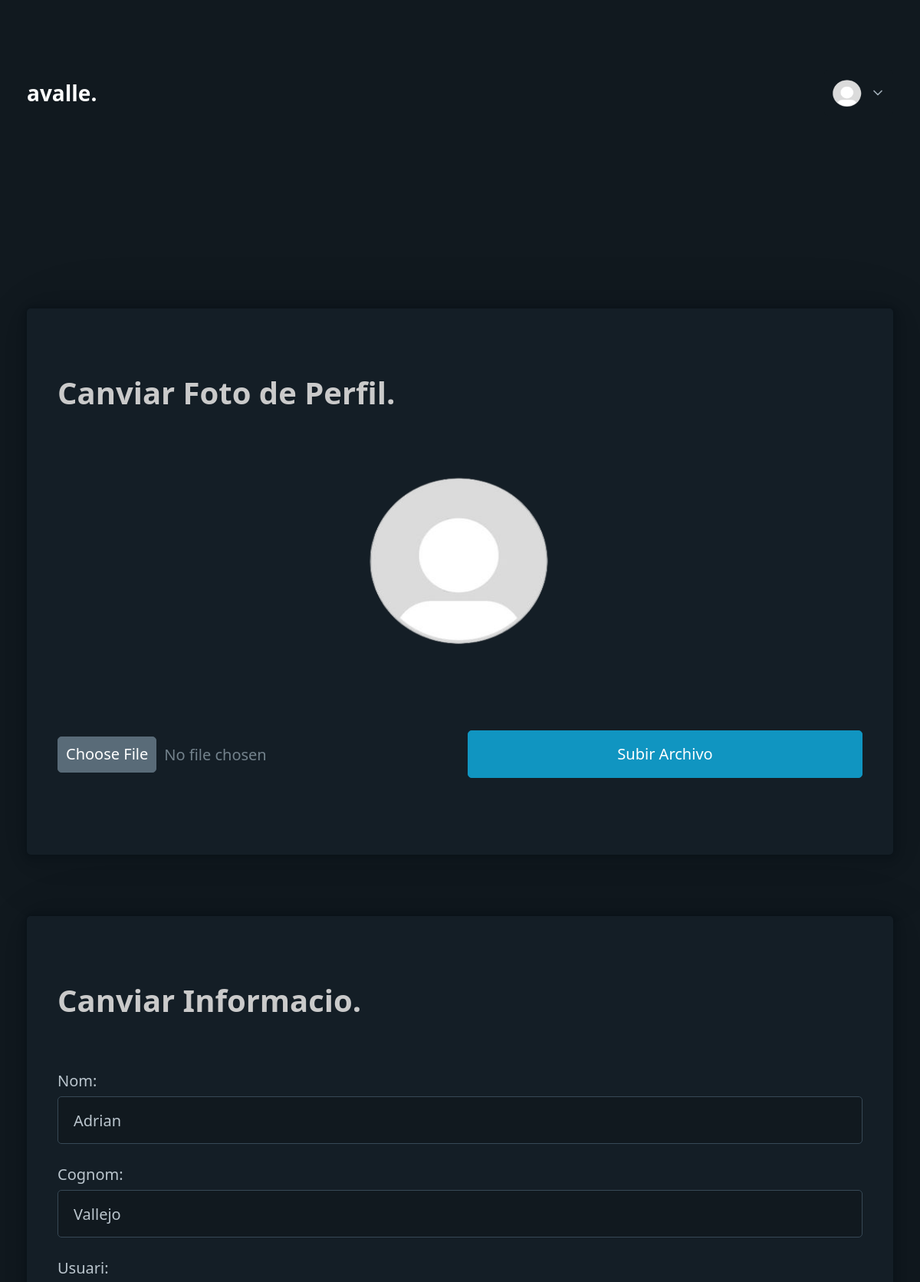
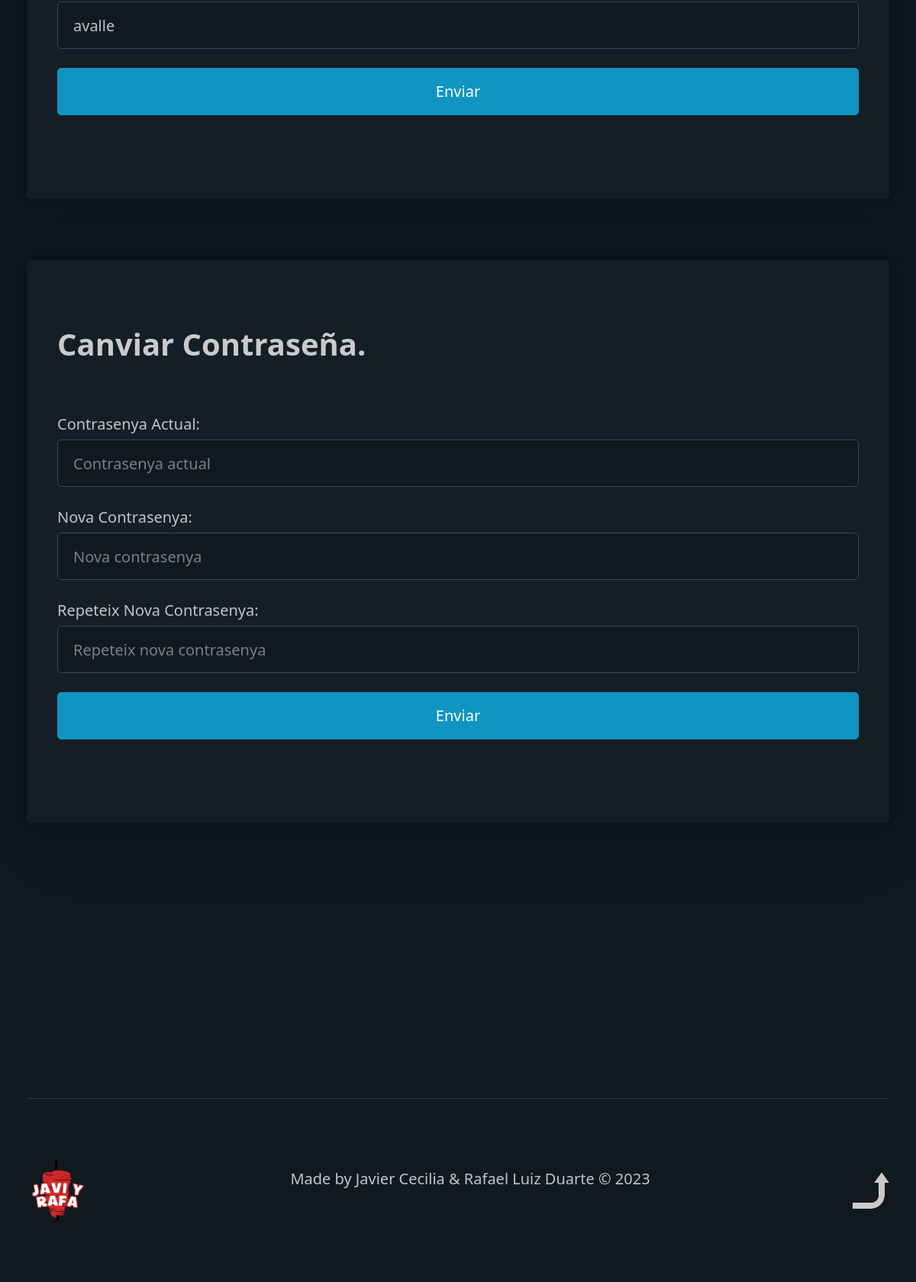
Page /pages/perfil/perfil_edit.php (signed in) on the committed database (2 pictures, top to bottom).
### tables this page shows
CREATE TABLE usuarios (
    id_usuario INT PRIMARY KEY AUTO_INCREMENT,

    nom VARCHAR(50),
    
    cognom  VARCHAR(100),

    email VARCHAR(255),

    perfil_img LONGTEXT,

    usuario VARCHAR(255),

    password VARCHAR(255),

    permis INTEGER,
    FOREIGN KEY (permis) REFERENCES permis(id_permis)

);

### pages/perfil/perfil_edit.php (the view, shortened to what this page needs)
<!DOCTYPE html>
<html lang="en" data-theme="dark">
<head>
    <link rel="stylesheet" href="../../css/pico.min.css">
    <link rel="stylesheet" href="../../css/style.css">
</head>
<body class="container">
    <?php
        require "../../database.php";
        $sql = "SELECT * FROM usuarios WHERE usuario = '".$_SESSION["usuario"]."'";
        $usuarios_foto = mysqli_query($con,$sql) or exit(mysqli_error($con));
        $usuario_foto = mysqli_fetch_array($usuarios_foto);
        if ($usuario_foto["perfil_img"] == "") {
            $foto_perfil = "default.png";
        } else {
            $foto_perfil = $usuario_foto["perfil_img"];
        }
    ?>
    <header>
        <nav>
            <ul>
                <li><strong class="title"><?php echo $_SESSION["usuario"] ?>.</strong></li>
            </ul>
            <details role="list" dir="rtl">
                <summary><img class="profile" src="../../img/user_img/<?php echo $foto_perfil ?>"></summary>
            </details>
        </nav>
    </header>
    <main>
        <article id="1">
            <h1>Canviar Foto de Perfil.</h1>
            <div class="canvi_fotoPerfil">
                <img src="../../img/user_img/<?php echo $foto_perfil ?>" alt="">
            </div>
            <div class="formFoto">
                <form action="perfil_edit_save_foto.php" method="post" enctype="multipart/form-data" class="grid">
                    <input type="file" id="foto_perfil" name="foto_perfil">
                    <button type="submit">Subir Archivo</button>
                </form>
            </div>
        </article>
        <article id="2">
            <h1>Canviar Informacio.</h1>
            <form action="perfil_edit_informacion.php" method="POST">
                <label for="nom">Nom:
                    <input name="nom" type="text" placeholder="Nom:" value="<?php echo $usuario_foto["nom"]?>"required>
                </label>
                <label for="cognom">Cognom:
                    <input name="cognom" type="text" placeholder="Cognom:" value="<?php echo $usuario_foto["cognom"]?>"required>
                </label>
                <label for="usuari">Usuari:
                    <input name="usuario" type="text"  placeholder="Usuari:" value="<?php echo $usuario_foto["usuario"]?>"required>
                </label>
                <button type="submit">Enviar</button>
            </form>
        </article>
        <article id="3">
            <h1>Canviar Contraseña.</h1>
            <form action="editar_perfil_save_password.php" method="POST">
                <label for="contrasenya">Contrasenya Actual:
                    <input name="contraseña" type="text" placeholder="Contrasenya actual" required>
                </label>
                <label for="contreseña_new">Nova Contrasenya:
                    <input name="contreseña_new" type="text" placeholder="Nova contrasenya" required>
                </label>
                <label for="re_contraseña">Repeteix Nova Contrasenya:
                    <input name="re_contraseña" type="re_contraseña" placeholder="Repeteix nova contrasenya" required>
                </label>
                <button type="submit">Enviar</button>
        </article>
    </main>
    <footer id="footer">
        <div>
            <img src="../../img/logo.png" class="logo">
        </div>
        <div>
            <p>
                Made by Javier Cecilia & Rafael Luiz Duarte © <?php echo date("Y"); ?>
            </p>
        </div>
        <div>
            <a href="#"><img src="../../img/arrow-up_icon-rev.png" class="flecha"></a>
        </div>
    </footer>
</body>
</html>

### css/style.css (style rules this page uses)
html { scroll-behavior: smooth; }
h1 { color: rgb(202, 202, 202); }
details[role=list] summary:not([role]) { height: calc(1rem * var(--line-height) + var(--form-element-spacing-vertical) * 2 + var(--border-width) * 2); padding: var(--form-element-spacing-vertical) var(--form-element-spacing-horizontal); border-radius: var(--border-radius); background-color: var(--form-element-background-color); color: var(--form-element-placeholder-color); line-height: inherit; border: none !important; cursor: pointer; transition: none !important; }
details[role=list] summary::after, li[role=list]>a::after { height: 40px; }
nav details { margin: auto 0; }
.title { font-size: 28px; font-weight: bold; color: white; }
.profile { width: 40px; height: 40px; border-radius: 50%; }
.canvi_fotoPerfil { display: flex; justify-content: center; align-items: center; }
.canvi_fotoPerfil img { width: 250px; height: 250px; border-radius: 50%; margin-bottom: 100px; }
#footer { display: flex; justify-content: space-between; align-items: center; gap: 40px; margin-top: 200px; border-top: 1px solid #303941; }
#footer p { text-align: center; }
#footer .logo { width: 80px; }

### rows in the picture
usuarios: nom "Adrian", cognom "Vallejo", usuario "avalle"

### other values in the picture
$_SESSION["usuario"] "avalle"
